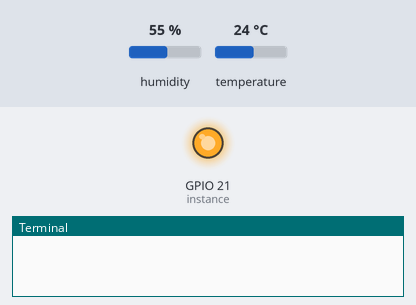
A program run on a simulated Raspberry Pi (BCM pin numbers). Parts: output pins drawn as LEDs (lit = HIGH), the last lines printed to the terminal. The inputs (shaded band) are chosen by the test bench; at power-on: humidity 55 %, temperature 24 °C. The clock reads 2024-03-15 10:24:30 at power-on unless the program sets it; files the program writes start out absent; library files of the repository ran but are not shown: dht11.py.

Above: at 0.01 s.
At 1.2 s:
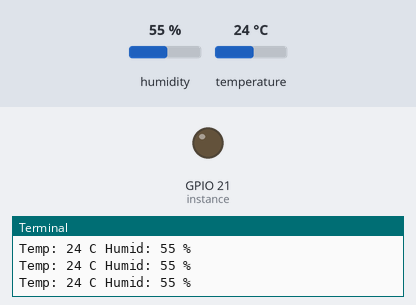
1.3 s: humidity set to 22 %
2.8 s: temperature set to 12 °C
4.3 s: humidity set to 40 %
Timing chart, 0 to 7.3 s (numbered marks = the images above; inputs shaded):
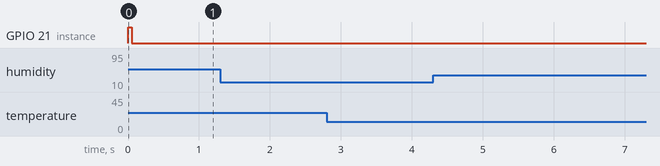

The program:

dht11_example.py
```python
import RPi.GPIO as GPIO
import dht11
import time
import datetime
# initialize GPIO
GPIO.setwarnings(False)
GPIO.setmode(GPIO.BCM)
# read data using Pin GPIO21
instance = dht11.DHT11(pin=21)

x=datetime.datetime.now()

while True:
    result = instance.read()
    if result.is_valid():
        print("Temp: %d C" % result.temperature +' '+"Humid: %d %%" % result.humidity)
       # print ('Hour',a,'Minute',s,'Second',d)
        f = open ('Temp and Humid.txt', 'a')
        f.write (datetime.datetime.now().ctime())
        f.write (" Temp: %d C" % result.temperature +' '+"Humid: %d %%" % result.humidity +'\n')
        f.close()
```
